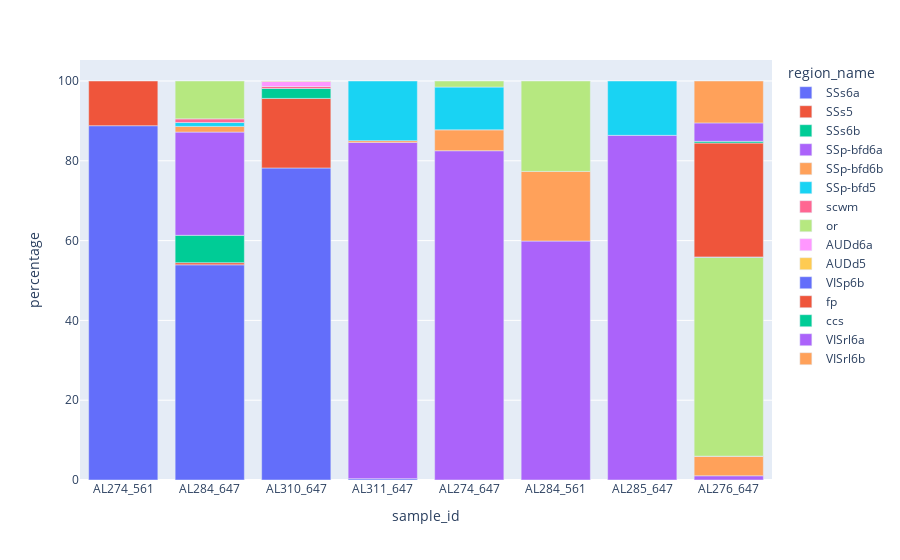

Write notebook code for a chart like this one.
### Code cell
import plotly.express as px


fig = px.bar(this_df, x="sample_id", y="percentage", color="region_name")
fig.show()

fig.write_html(f"{this_genotype}_injectionvoxel_distribution.html")

### Figure 1 — Plotly figure (JSON) as saved in the notebook; plotly's stock layout.template omitted (floating-point values rounded to 4 significant figures)
{"data": [{"alignmentgroup": "True", "hovertemplate": "region_name=SSs6a<br>sample_id=%{x}<br>percentage=%{y}<extra></extra>", "legendgroup": "SSs6a", "marker": {"color": "#636efa"}, "name": "SSs6a", "offsetgroup": "SSs6a", "orientation": "v", "showlegend": true, "textposition": "auto", "type": "bar", "x": ["AL274_561", "AL284_647", "AL310_647", "AL311_647"], "xaxis": "x", "y": [88.8, 53.93, 78.2, 0.3297], "yaxis": "y"}, {"alignmentgroup": "True", "hovertemplate": "region_name=SSs5<br>sample_id=%{x}<br>percentage=%{y}<extra></extra>", "legendgroup": "SSs5", "marker": {"color": "#EF553B"}, "name": "SSs5", "offsetgroup": "SSs5", "orientation": "v", "showlegend": true, "textposition": "auto", "type": "bar", "x": ["AL274_561", "AL284_647", "AL310_647"], "xaxis": "x", "y": [11.2, 0.5322, 17.44], "yaxis": "y"}, {"alignmentgroup": "True", "hovertemplate": "region_name=SSs6b<br>sample_id=%{x}<br>percentage=%{y}<extra></extra>", "legendgroup": "SSs6b", "marker": {"color": "#00cc96"}, "name": "SSs6b", "offsetgroup": "SSs6b", "orientation": "v", "showlegend": true, "textposition": "auto", "type": "bar", "x": ["AL284_647", "AL310_647"], "xaxis": "x", "y": [6.86, 2.483], "yaxis": "y"}, {"alignmentgroup": "True", "hovertemplate": "region_name=SSp-bfd6a<br>sample_id=%{x}<br>percentage=%{y}<extra></extra>", "legendgroup": "SSp-bfd6a", "marker": {"color": "#ab63fa"}, "name": "SSp-bfd6a", "offsetgroup": "SSp-bfd6a", "orientation": "v", "showlegend": true, "textposition": "auto", "type": "bar", "x": ["AL284_647", "AL274_647", "AL284_561", "AL285_647", "AL311_647", "AL276_647"], "xaxis": "x", "y": [25.87, 82.53, 59.89, 86.38, 84.29, 1.06], "yaxis": "y"}, {"alignmentgroup": "True", "hovertemplate": "region_name=SSp-bfd6b<br>sample_id=%{x}<br>percentage=%{y}<extra></extra>", "legendgroup": "SSp-bfd6b", "marker": {"color": "#FFA15A"}, "name": "SSp-bfd6b", "offsetgroup": "SSp-bfd6b", "orientation": "v", "showlegend": true, "textposition": "auto", "type": "bar", "x": ["AL284_647", "AL274_647", "AL284_561", "AL311_647", "AL276_647"], "xaxis": "x", "y": [1.419, 5.228, 17.45, 0.4396, 4.849], "yaxis": "y"}, {"alignmentgroup": "True", "hovertemplate": "region_name=SSp-bfd5<br>sample_id=%{x}<br>percentage=%{y}<extra></extra>", "legendgroup": "SSp-bfd5", "marker": {"color": "#19d3f3"}, "name": "SSp-bfd5", "offsetgroup": "SSp-bfd5", "orientation": "v", "showlegend": true, "textposition": "auto", "type": "bar", "x": ["AL284_647", "AL274_647", "AL285_647", "AL311_647"], "xaxis": "x", "y": [0.9758, 10.73, 13.62, 14.95], "yaxis": "y"}, {"alignmentgroup": "True", "hovertemplate": "region_name=scwm<br>sample_id=%{x}<br>percentage=%{y}<extra></extra>", "legendgroup": "scwm", "marker": {"color": "#FF6692"}, "name": "scwm", "offsetgroup": "scwm", "orientation": "v", "showlegend": true, "textposition": "auto", "type": "bar", "x": ["AL284_647", "AL310_647", "AL276_647"], "xaxis": "x", "y": [0.9166, 0.4967, 0.06423], "yaxis": "y"}, {"alignmentgroup": "True", "hovertemplate": "region_name=or<br>sample_id=%{x}<br>percentage=%{y}<extra></extra>", "legendgroup": "or", "marker": {"color": "#B6E880"}, "name": "or", "offsetgroup": "or", "orientation": "v", "showlegend": true, "textposition": "auto", "type": "bar", "x": ["AL284_647", "AL274_647", "AL284_561", "AL276_647"], "xaxis": "x", "y": [9.491, 1.517, 22.66, 49.87], "yaxis": "y"}, {"alignmentgroup": "True", "hovertemplate": "region_name=AUDd6a<br>sample_id=%{x}<br>percentage=%{y}<extra></extra>", "legendgroup": "AUDd6a", "marker": {"color": "#FF97FF"}, "name": "AUDd6a", "offsetgroup": "AUDd6a", "orientation": "v", "showlegend": true, "textposition": "auto", "type": "bar", "x": ["AL310_647"], "xaxis": "x", "y": [1.269], "yaxis": "y"}, {"alignmentgroup": "True", "hovertemplate": "region_name=AUDd5<br>sample_id=%{x}<br>percentage=%{y}<extra></extra>", "legendgroup": "AUDd5", "marker": {"color": "#FECB52"}, "name": "AUDd5", "offsetgroup": "AUDd5", "orientation": "v", "showlegend": true, "textposition": "auto", "type": "bar", "x": ["AL310_647"], "xaxis": "x", "y": [0.1104], "yaxis": "y"}, {"alignmentgroup": "True", "hovertemplate": "region_name=VISp6b<br>sample_id=%{x}<br>percentage=%{y}<extra></extra>", "legendgroup": "VISp6b", "marker": {"color": "#636efa"}, "name": "VISp6b", "offsetgroup": "VISp6b", "orientation": "v", "showlegend": true, "textposition": "auto", "type": "bar", "x": ["AL276_647"], "xaxis": "x", "y": [0.06423], "yaxis": "y"}, {"alignmentgroup": "True", "hovertemplate": "region_name=fp<br>sample_id=%{x}<br>percentage=%{y}<extra></extra>", "legendgroup": "fp", "marker": {"color": "#EF553B"}, "name": "fp", "offsetgroup": "fp", "orientation": "v", "showlegend": true, "textposition": "auto", "type": "bar", "x": ["AL276_647"], "xaxis": "x", "y": [28.55], "yaxis": "y"}, {"alignmentgroup": "True", "hovertemplate": "region_name=ccs<br>sample_id=%{x}<br>percentage=%{y}<extra></extra>", "legendgroup": "ccs", "marker": {"color": "#00cc96"}, "name": "ccs", "offsetgroup": "ccs", "orientation": "v", "showlegend": true, "textposition": "auto", "type": "bar", "x": ["AL276_647"], "xaxis": "x", "y": [0.4175], "yaxis": "y"}, {"alignmentgroup": "True", "hovertemplate": "region_name=VISrl6a<br>sample_id=%{x}<br>percentage=%{y}<extra></extra>", "legendgroup": "VISrl6a", "marker": {"color": "#ab63fa"}, "name": "VISrl6a", "offsetgroup": "VISrl6a", "orientation": "v", "showlegend": true, "textposition": "auto", "type": "bar", "x": ["AL276_647"], "xaxis": "x", "y": [4.624], "yaxis": "y"}, {"alignmentgroup": "True", "hovertemplate": "region_name=VISrl6b<br>sample_id=%{x}<br>percentage=%{y}<extra></extra>", "legendgroup": "VISrl6b", "marker": {"color": "#FFA15A"}, "name": "VISrl6b", "offsetgroup": "VISrl6b", "orientation": "v", "showlegend": true, "textposition": "auto", "type": "bar", "x": ["AL276_647"], "xaxis": "x", "y": [10.5], "yaxis": "y"}], "layout": {"autosize": true, "barmode": "relative", "legend": {"title": {"text": "region_name"}, "tracegroupgap": 0}, "margin": {"t": 60}, "xaxis": {"anchor": "y", "autorange": true, "domain": [0, 1], "range": [-0.5, 7.5], "title": {"text": "sample_id"}, "type": "category"}, "yaxis": {"anchor": "x", "autorange": true, "domain": [0, 1], "range": [0, 105.3], "title": {"text": "percentage"}, "type": "linear"}}}
